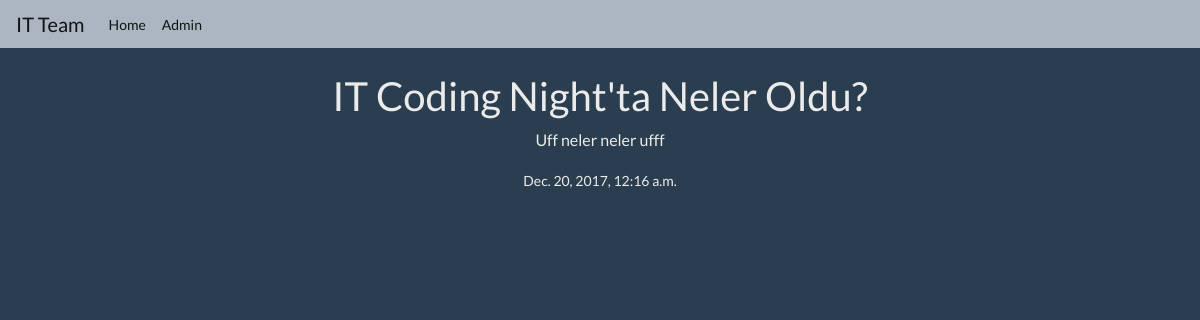
Page /2/ on the committed database.
### blog/models.py (models this page shows, shortened)
class Post(models.Model):
    title = models.CharField(max_length=100)
    body = models.TextField()
    category = models.ForeignKey(Category, on_delete=models.PROTECT)
    date = models.DateTimeField(auto_now_add=True)

### blog/views.py (the view)
# urls.py: path("<int:post_id>/", views.post, name="post"),
def post(request, post_id):
    post = get_object_or_404(Post, id=post_id)
    return render(request, "post.html", context={"post": post})

### blog/templates/post.html (shortened to what this page needs)
{% extends "base.html" %}
{% block body %}
    <div class="container">
        <div class="row">
            <div class="col-md-6 offset-md-3 center">
                <h1>{{ post.title }}</h1>
                <p>{{ post.body }}</p>
                <small>{{ post.date }}</small>
            </div>
        </div>
    </div>
{% endblock %}

### blog/static/css/style.css (style rules this page uses)
.center { text-align: center; }

### rows in the picture
Post: title "IT Coding Night'ta Neler Oldu?", body "Uff neler neler ufff", date "Dec. 20, 2017, 12:16 a.m."
